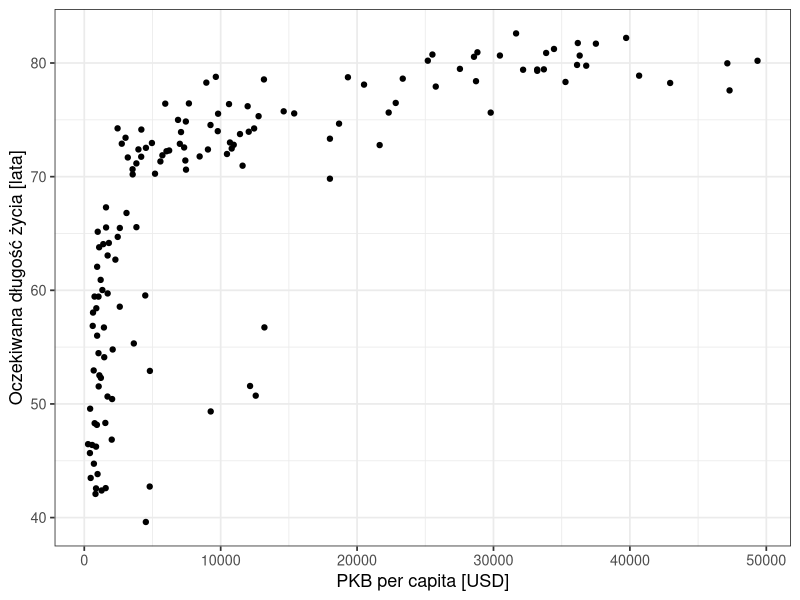

Recreate this plot in R.
## ---- chunk 1
#| message: false
# wczytanie pakietów i danych; obserwacje z 2007 roku
library(tidyverse)
dane <- read.csv("dane/gapminder_regions.csv", encoding = "UTF-8") |>
  mutate(across(where(is.character), as.factor))
dane2007 <- dane |>
  filter(year == 2007)
## ---- chunk 2
#| label: fig-kor-rozrzut
#| fig-cap: "Oczekiwana długość życia a PKB per capita, 142 kraje, 2007"
# wykres rozrzutu: PKB per capita na osi x, oczekiwana długość życia na osi y
ggplot(dane2007, aes(x = gdpPercap, y = lifeExp)) +
  geom_point() +
  labs(x = "PKB per capita [USD]", y = "Oczekiwana długość życia [lata]") +
  theme_bw(base_size = 13)
## ---- chunk 3
# współczynnik korelacji Pearsona i Spearmana, zaokrąglone do 2 miejsc
round(cor(dane2007$gdpPercap, dane2007$lifeExp, method = "pearson"), 2)
round(cor(dane2007$gdpPercap, dane2007$lifeExp, method = "spearman"), 2)
## ---- chunk 4
# test istotności współczynnika korelacji rang Spearmana
cor.test(dane2007$gdpPercap, dane2007$lifeExp, method = "spearman")
## ---- chunk 5
# test istotności współczynnika korelacji Pearsona
cor.test(dane2007$gdpPercap, dane2007$lifeExp, method = "pearson")
## ---- chunk 6
# współczynniki korelacji Spearmana dla każdej pary trzech zmiennych
dane2007 |>
  select(lifeExp, gdpPercap, pop) |>
  cor(method = "spearman") |>
  round(3)
## ---- chunk 7
# p-value testu Spearmana dla par z liczbą ludności
cor.test(dane2007$pop, dane2007$lifeExp, method = "spearman")$p.value
cor.test(dane2007$pop, dane2007$gdpPercap, method = "spearman")$p.value
